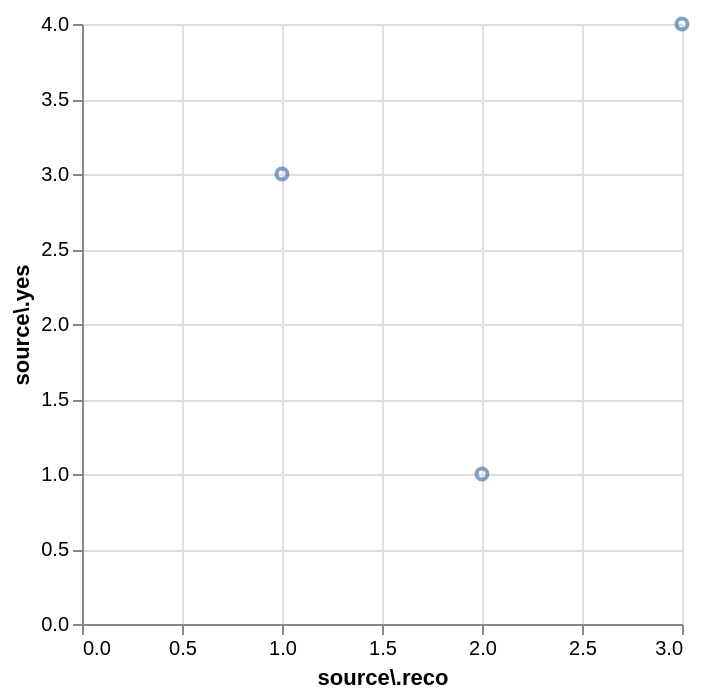

Here is the Vega-Lite specification saved for this chart:
### Vega-Lite specification from a JSON file in a GitHub repository (floating-point values rounded to 4 significant figures)
{"$schema": "https://vega.github.io/schema/vega-lite/v6.json", "description": "Columns whose names have dots in them, which are names and not paths.", "data": {"values": [{"source.reco": 2, "source.yes": 1}, {"source.reco": 3, "source.yes": 4}, {"source.reco": 1, "source.yes": 3}]}, "mark": "point", "encoding": {"x": {"field": "source\\.reco", "type": "quantitative"}, "y": {"field": "source\\.yes", "type": "quantitative"}}}
